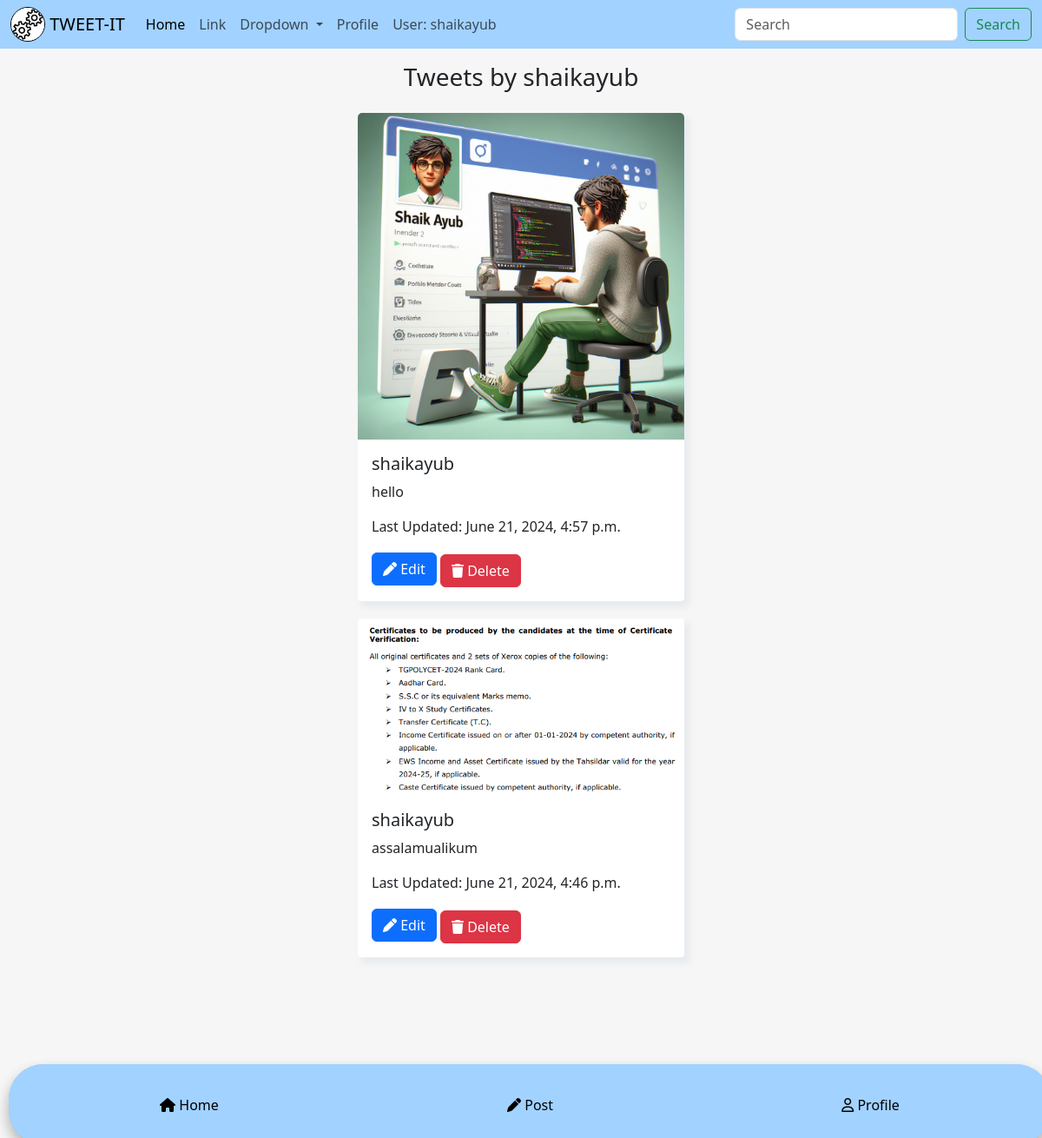
The page /user/ (signed in) on the database its author committed.
### main/models.py (models this page shows, shortened)
class Profile(models.Model):
    user = models.OneToOneField(settings.AUTH_USER_MODEL, on_delete=models.CASCADE)
    profile_pic = models.ImageField(upload_to='profile_pics/', blank=True, null=True)

class Tweet(models.Model):
    user = models.ForeignKey(settings.AUTH_USER_MODEL, on_delete=models.CASCADE)
    text = models.TextField(max_length=240)
    photo = models.ImageField(upload_to='photos/',null=True,blank=True)
    created_at = models.DateTimeField(default=timezone.now)
    updated_at = models.DateTimeField(default=timezone.now)

### main/views.py (the view)
# urls.py: path('user/', views.user_tweets, name='user_tweets'),
@login_required
def user_tweets(request):
    tweets = Tweet.objects.filter(user=request.user).order_by('-created_at')
    return render(request, 'user_tweets.html', {'tweets': tweets})

### main/templates/user_tweets.html (shortened to what this page needs)
{% extends 'base.html' %}
{% block start %}
<div class="container-fluid main" style="max-width: 400px;">
  <h3 class="text-center mt-3 mb-4">Tweets by {{ request.user.username }}</h3>
  <div class="row justify-content-center gap-1">
    {% for tweet in tweets %}
    <div class=" mb-3" >
      <div class="card">
        {% if tweet.photo %}
        <img src="{{ tweet.photo.url }}" class="card-img-top" alt="Tweet Image" style="height: 100%; object-fit: cover;">
        {% endif %}
        <div class="card-body">
          <h5 class="card-title">
            {{ tweet.user.username }}
          </h5>
          <p class="card-text">{{ tweet.text }}</p>
          {% if tweet.updated_at %}
          <p class="card-text time">Last Updated: {{ tweet.updated_at }}</p>
          {% else %}
          <p class="card-text time">Created: {{ tweet.created_at }}</p>
          {% endif %}
          {% if tweet.user == user %}
          <a href="{% url 'tweetedit' tweet.id %}" class="btn btn-primary"><i class="fa-solid fa-pen" style="color: #ffffff;"></i> Edit</a>
          <a href="{% url 'tweetdelete' tweet.id %}" class="btn btn-danger mt-1"><i class="fa-solid fa-trash" style="color: #ffffff;"></i> Delete</a>
          {% endif %}
        </div>
      </div>
    </div>
    {% endfor %}
  </div>
  {% for tweet in tweets %}
<div class="mobile-menu nav navbar-expand-lg  mt-3 mb-2  shadow p-2">
  <li>
    <a href="/"><i class="fa-solid fa-house" style="color: #000000;"></i> Home</a>
  </li>
  <li>
    <a href="{% url 'tweetcreate' %}" class=""><i class="fa-solid fa-pen" style="color: #000000;"></i> Post</a>
  </li>
  <li>
        <a href="profile/"><i class="fa-regular fa-user" style="color: #000000;"></i> Profile</a>
        </li>
    </div>
    {% endfor %}
</div>
{% endblock %}

### main/templates/base.html (shortened to what this page needs)
{% load static %}
<!DOCTYPE html>
<html lang="en" data-bs-theme="light">
  <head>
    <link rel="stylesheet" href="https://cdnjs.cloudflare.com/ajax/libs/font-awesome/6.5.2/css/all.min.css" />
    <link
      href="https://cdn.jsdelivr.net/npm/bootstrap@5.3.3/dist/css/bootstrap.min.css"
      rel="stylesheet"
    />
    <link rel="stylesheet" href="{% static 'css/style.css' %}" />
  </head>
  <body>
    <nav class="navbar navbar-expand-lg " >
        <div class="container-fluid">
          {% if request.user.profile.profile_pic %}
            <img src="{{ request.user.profile.profile_pic.url }}" class="profile-image" alt="Profile Image" style="height: 40px; width: 40px;">
        {% endif %}
          <a class="navbar-brand" href="#"> &nbsp;TWEET-IT</a>
          <div class="collapse navbar-collapse" id="navbarSupportedContent">
            <ul class="navbar-nav me-auto mb-2 mb-lg-0">
              <li class="nav-item">
                <a class="nav-link active" aria-current="page" href="/">Home</a>
              </li>
              <li class="nav-item">
                <a class="nav-link" href="#">Link</a>
              </li>
              <li class="nav-item dropdown">
                <a class="nav-link dropdown-toggle" href="#" role="button" data-bs-toggle="dropdown" aria-expanded="false">
                  Dropdown
                </a>
              </li>
              <li class="nav-item">
                <a href="{% url 'profile' %}" class="nav-link">Profile</a>
              </li>
              <li class="nav-item">
  <a href="#" class="nav-link">User: {{user.username}}</a>
              </li>
            </ul>
            <form class="d-flex" role="search">
              <input class="form-control me-2" type="search" placeholder="Search" aria-label="Search" name="search">
              <button class="btn btn-outline-success" type="submit">Search</button>
            </form>
          </div>
        </div>
      </nav>
      {% block start %}
    {% endblock %}
  </body>
</html>

### main/static/css/style.css (style rules this page uses)
.card-img-top { object-fit: cover; }
.main { max-height: 80vh; overflow: hidden; overflow: scroll; max-width: 80vw; }
.time { font-weight: 100; font-size: 16px; }
.mobile-menu { position: fixed; margin-top: 40px; align-items: center; bottom: 0px; left: 0px; width: 100%; background-color: #a2d2ff; color: #000; height: 7%; border-radius: 40px; margin-left: 10px; margin-right: 10px; padding: 40px; display: flex; justify-content: space-around; }
.mobile-menu li, a { color: #000; }
a { text-decoration: none; }
.profile-image { width: 200px; height: 200px; border: 0.5px solid black; border-radius: 50%; object-fit: cover; }
.card-img-top { max-width: 100%; height: auto; }
.navbar { background-color: #a2d2ff; position: sticky; top: 0; z-index: 99999; }
body { background-color: #f7f6f6 }
.card { border: none; box-shadow: 5px 6px 6px 2px #e9ecef; border-radius: 4px; }

### main/templates/base.html (style rules this page uses)
.card-img-top { object-fit: cover; }
.main { max-height: 80vh; overflow: hidden; overflow: scroll; max-width: 80vw; }
.time { font-weight: 100; font-size: 16px; }
.mobile-menu { position: fixed; margin-top: 40px; align-items: center; bottom: 0px; left: 0px; width: 100%; background-color: #a2d2ff; color: #000; height: 7%; border-radius: 40px; margin-left: 10px; margin-right: 10px; padding: 40px; display: flex; justify-content: space-around; }
.mobile-menu li, a { color: #000; }
a { text-decoration: none; }
.profile-image { width: 200px; height: 200px; border: 0.5px solid black; border-radius: 50%; object-fit: cover; }
.card-img-top { max-width: 100%; height: auto; }
.navbar { background-color: #a2d2ff; position: sticky; top: 0; z-index: 99999; }
body { background-color: #f7f6f6 }
.card { border: none; box-shadow: 5px 6px 6px 2px #e9ecef; border-radius: 4px; }

### rows shown on the page
Tweet: photo (picture), user.username "shaikayub", text "hello", updated_at "June 21, 2024, 4:57 p.m.", shows "Edit"
Tweet: photo (picture), user.username "shaikayub", text "assalamualikum", updated_at "June 21, 2024, 4:46 p.m.", shows "Edit"

### other values the page prints
{{ user.username }} "shaikayub"
{{ request.user.username }} "shaikayub"
